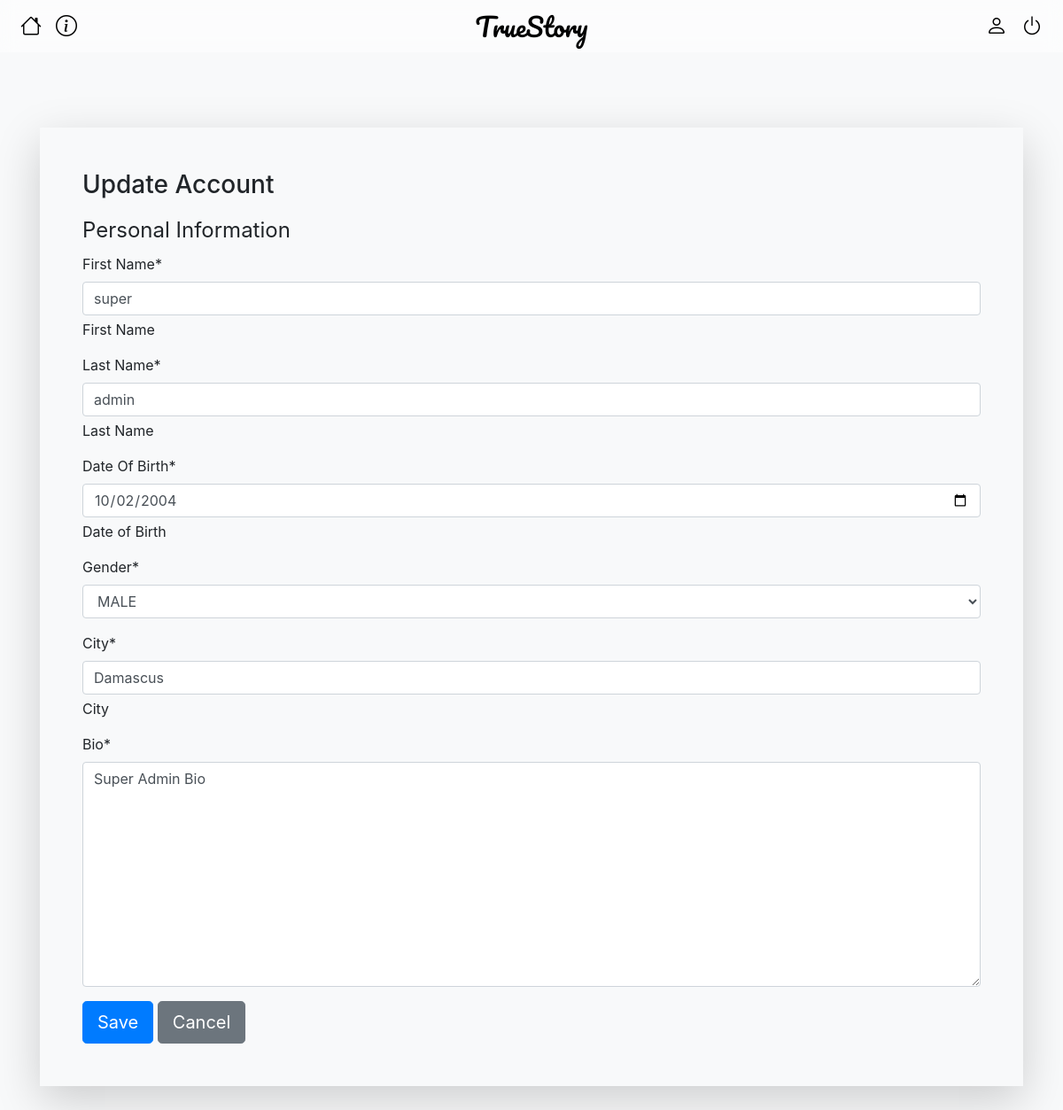
Screenshot of /account/1/update/0 (signed in) with the database file from the repository.
### mainapp/models.py (models this page shows, shortened)
class Account(models.Model):
    user = models.OneToOneField(CustomUser, on_delete=models.CASCADE, primary_key=True)
    first_name = models.CharField("First Name", max_length=100)
    last_name = models.CharField("Last Name", max_length=100)
    date_of_birth = models.DateField("Date Of Birth",)
    gender = models.CharField("Gender", max_length=8, choices=[("MALE", "MALE"), ("FEMALE", "FEMALE")])
    city = models.CharField("City", max_length=50)
    bio = models.TextField("Bio", max_length=1000)
    last_api_call = models.DateTimeField(null=True, blank=True)

### mainapp/views/account.py (the view, shortened to what this page needs)
class AccountUpdateView(LoginRequiredMixin, UserPassesTestMixin, UpdateView):
    model = Account
    form_class = AccountUpdateForm
    template_name = 'mainapp/account/account_update.html'
    def test_func(self):
        return self.get_object().user.id == self.request.user.id

### mainapp/forms/account.py
class AccountUpdateForm(AccountBaseForm):
    class Meta(AccountBaseForm.Meta):
        model = Account
    def __init__(self, *args, **kwargs):
        super(AccountUpdateForm, self).__init__(*args, **kwargs)
        self.helper = FormHelper()
        cancel_url = reverse('account_detail', kwargs={'pk': self.instance.pk})
        self.helper.layout = Layout(
            Fieldset(
                "Personal Information",
                "first_name",
                "last_name",
                "date_of_birth",
                "gender",
                "city",
                "bio",
            ),
             ButtonHolder(
                Submit("submit", "Save", css_class="btn-primary btn-lg"),
                HTML(f'<a class="btn btn-secondary btn-lg" href="{cancel_url}">Cancel</a>')
            ),
        )

### mainapp/templates/mainapp/account/account_update.html
{% extends "mainapp/bases/update_form_base.html" %}
{% block h2 %}Update Account{% endblock %}

### mainapp/templates/mainapp/bases/update_form_base.html (shortened to what this page needs)
{% extends "base.html" %}
{% load crispy_forms_tags %}
{% block content %}
<div class="container mt-5 shadow-lg bg-light p-5">
    <h3 class="mb-3">{%block h2%}h2 block{%endblock%}</h3>
    {% crispy form %}
</div>
{% endblock %}

### mainapp/static/mainapp/css/base.css (style rules this page uses)
body { margin: 0; padding: 0; box-sizing: border-box; }

### rows the page displays
Account: first_name "super", last_name "admin", date_of_birth "10/02/2004", gender "MALE", city "Damascus", bio "Super Admin Bio"
